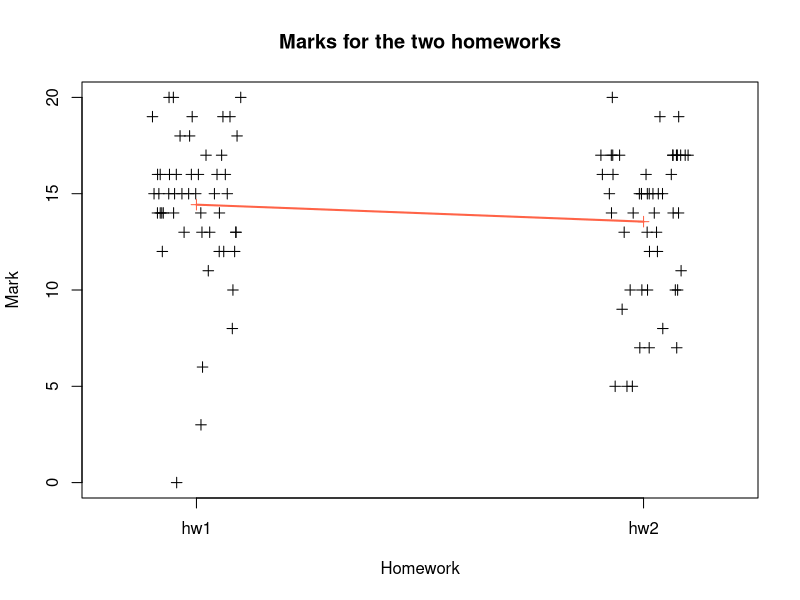

Recreate this plot in R.
#!/usr/bin/env Rscript

marks <- read.csv(file="marks-data.csv",head=T,sep=";")

# An overview of the dataset's structure and size.

str(marks)
summary(marks)

firstHomework <- subset(marks, homework == 'hw1')
secundHomework <- subset(marks, homework == 'hw2')

mean(firstHomework$mark)
mean(secundHomework$mark)
median(firstHomework$mark)
median(secundHomework$mark)
var(firstHomework$mark)
var(secundHomework$mark)
sd(firstHomework$mark)
sd(secundHomework$mark)

stripchart(marks$mark~marks$homework, method="jitter", vertical=T, xlab="Homework", ylab="Mark", main="Marks for the two homeworks", pch=3)
points(c(mean(firstHomework$mark), mean(secundHomework$mark)), pch=3, col="tomato")
lines(c(mean(firstHomework$mark), mean(secundHomework$mark)), pch=3, col="tomato", lwd=2)
